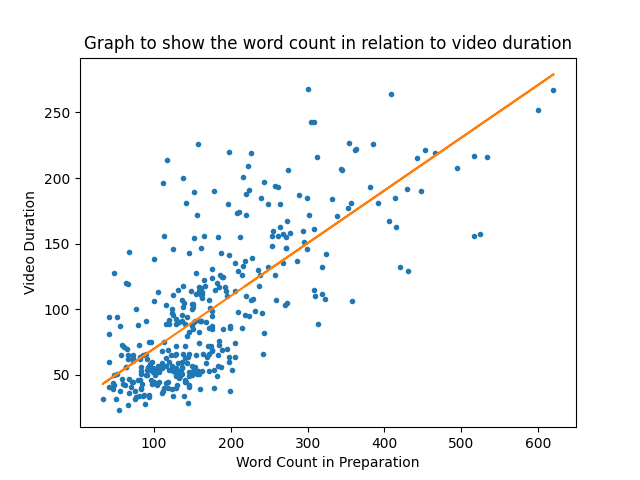

Write Python code to recreate this figure.
#!/usr/bin/env python3
import os
import sqlite3
import ast
from moviepy.editor import VideoFileClip
import matplotlib.pyplot as plt
import numpy as np
# from database_query import sql_fetch_1to1_videos, RecipeWithVideoI


def sql_fetch_1to1_videos():
    recipe_conn = sqlite3.connect('/home/leander/Desktop/automatic_KB/recipes/recipes_with_1to1_video.db')
    recipe_cursor = recipe_conn.cursor()
    recipe_cursor.execute("SELECT * FROM RecipesWith1To1Video;")
    return recipe_cursor.fetchall()


class RecipeWithVideoI:
    URL = 0
    TITLE = 1
    RATING = 2
    SERVING = 3
    TIME = 4
    CATEGORY = 5
    INGREDIENTS = 6
    PREPARATION = 7
    NUTRITION = 8
    VIDEO_ID = 9


def fetch_video_id(f):
    file_parts_array = f.split('_')
    tmp_id = ''

    for file_part in file_parts_array:
        if '(' in file_part:
            start_index = file_part.index('(') + 1
            while not file_part[start_index] == ')':
                tmp_id += file_part[start_index]
                start_index += 1
    return int(tmp_id)


def fetch_video_file(video_files, video_id):
    for vid in video_files:
        if ".mp4" in vid and fetch_video_id(vid) == video_id:
            return vid
    return None


def fetch_number_of_words(preparation):
    prep_dic = ast.literal_eval(preparation)
    word_count = 0

    for step in prep_dic.values():
        words_in_step = step.split(" ")
        word_count += len(words_in_step)

    return word_count


def fetch_video_length(vid_file):
    clip = VideoFileClip(vid_file)
    dur = clip.duration
    return dur


if __name__ == "__main__":
    PATH_TO_VIDEOS = "/media/leander/1F1C-606E/videos/"
    videos = os.listdir(PATH_TO_VIDEOS)
    recipes_1to1_videos = sql_fetch_1to1_videos()
    data = []
    number_of_words = []
    duration_of_video = []

    for recipe in recipes_1to1_videos:
        print(recipe[RecipeWithVideoI.URL])
        video_file = fetch_video_file(videos, recipe[RecipeWithVideoI.VIDEO_ID])
        print("video ID: ", recipe[RecipeWithVideoI.VIDEO_ID])
        assert video_file is not None, "something is seriously wrong"

        word_count = fetch_number_of_words(recipe[RecipeWithVideoI.PREPARATION])
        duration = fetch_video_length(PATH_TO_VIDEOS + video_file)

        print("word count: ", word_count)
        print("video duration: ", duration)

        if (duration > 250 and word_count < 200) or duration >= 300 or (duration > 150 and word_count < 110):
            data.append((recipe[RecipeWithVideoI.URL], recipe[RecipeWithVideoI.VIDEO_ID], word_count, duration))
        else:
            number_of_words.append(int(word_count))
            duration_of_video.append(int(duration))

    for elem in data:
        print(elem)

    m = np.polyfit(number_of_words, duration_of_video, deg=1)
    plt.plot(number_of_words, duration_of_video, '.')
    plt.plot(number_of_words, m[0]*np.array(number_of_words) + m[1], '-')
    plt.xlabel('Word Count in Preparation')
    plt.ylabel('Video Duration')
    plt.title('Graph to show the word count in relation to video duration')
    plt.show()

    correlation = np.corrcoef(number_of_words, duration_of_video)
    print(correlation[0, 1])
    # correlation coefficient 0.7325874171839973
    print(correlation[1, 0])
    # correlation coefficient 0.7325874171839974
